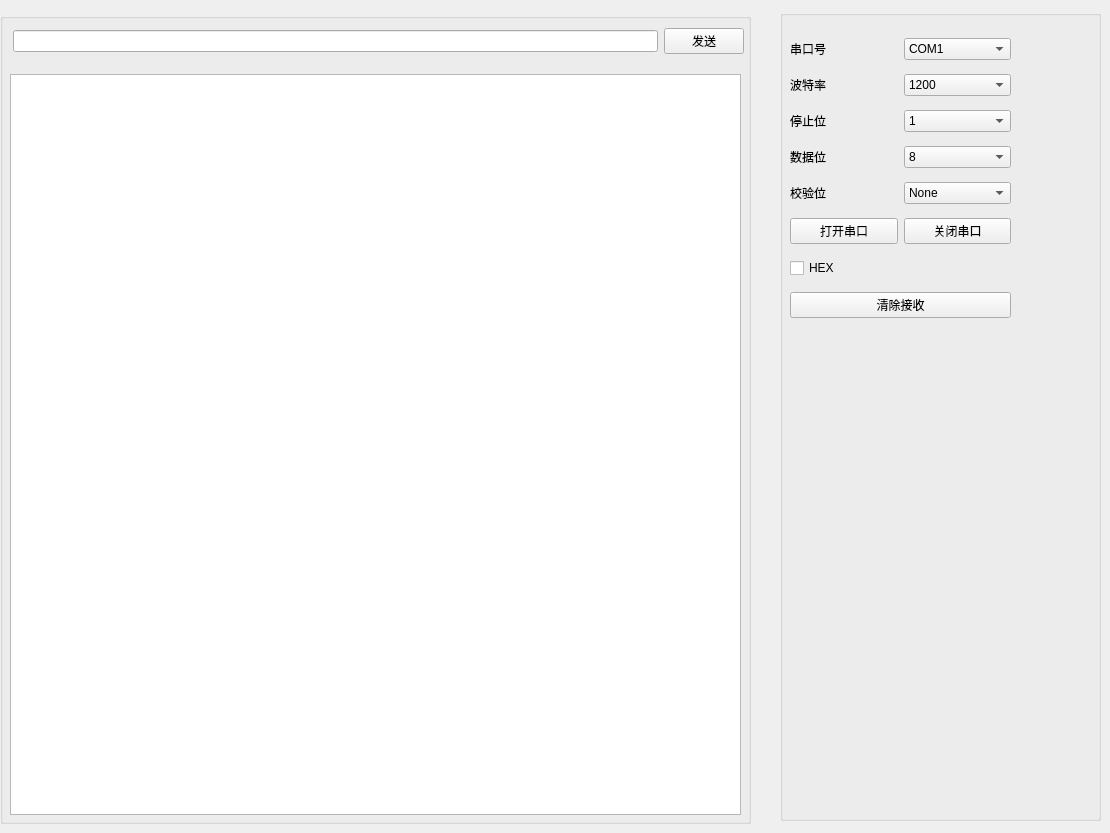
      <widget class="QWidget" name="EMGPort">
       <property name="whatsThis">
        <string/>
       </property>
       <property name="accessibleName">
        <string/>
       </property>
       <attribute name="title">
        <string>EMGPort</string>
       </attribute>
       <widget class="QGroupBox" name="groupBox_5">
        <property name="geometry">
         <rect>
          <x>780</x>
          <y>10</y>
          <width>321</width>
          <height>811</height>
         </rect>
        </property>
        <property name="title">
         <string/>
        </property>
        <widget class="QWidget" name="layoutWidget_6">
         <property name="geometry">
          <rect>
           <x>10</x>
           <y>20</y>
           <width>221</width>
           <height>301</height>
          </rect>
         </property>
         <layout class="QVBoxLayout" name="verticalLayout_13">
          <item>
           <layout class="QHBoxLayout" name="horizontalLayout_36">
            <item>
             <widget class="QLabel" name="serialPort_label_3">
              <property name="text">
               <string>串口号</string>
              </property>
             </widget>
            </item>
            <item>
             <widget class="QComboBox" name="emg_serialPort_comboBox">
              <property name="enabled">
               <bool>true</bool>
              </property>
              <item>
               <property name="text">
                <string>COM1</string>
               </property>
              </item>
              <item>
               <property name="text">
                <string>COM2</string>
               </property>
              </item>
              <item>
               <property name="text">
                <string>COM3</string>
               </property>
              </item>
              <item>
               <property name="text">
                <string>COM4</string>
               </property>
              </item>
              <item>
               <property name="text">
                <string>COM5</string>
               </property>
              </item>
              <item>
               <property name="text">
                <string>COM6</string>
               </property>
              </item>
              <item>
               <property name="text">
                <string>COM7</string>
               </property>
              </item>
              <item>
               <property name="text">
                <string>COM8</string>
               </property>
              </item>
              <item>
               <property name="text">
                <string>COM9</string>
               </property>
              </item>
              <item>
               <property name="text">
                <string>COM10</string>
               </property>
              </item>
              <item>
               <property name="text">
                <string>COM11</string>
               </property>
              </item>
              <item>
               <property name="text">
                <string>COM12</string>
               </property>
              </item>
             </widget>
            </item>
           </layout>
          </item>
          <item>
           <layout class="QHBoxLayout" name="horizontalLayout_37">
            <item>
             <widget class="QLabel" name="baud_label_3">
              <property name="text">
               <string>波特率</string>
              </property>
             </widget>
            </item>
            <item>
             <widget class="QComboBox" name="emg_baud_comboBox">
              <item>
               <property name="text">
                <string>1200</string>
               </property>
              </item>
              <item>
               <property name="text">
                <string>2400</string>
               </property>
              </item>
              <item>
               <property name="text">
                <string>4800</string>
               </property>
              </item>
              <item>
               <property name="text">
                <string>9600</string>
               </property>
              </item>
              <item>
               <property name="text">
                <string>19200</string>
               </property>
              </item>
              <item>
               <property name="text">
                <string>38400</string>
               </property>
              </item>
              <item>
               <property name="text">
                <string>57600</string>
               </property>
              </item>
              <item>
               <property name="text">
                <string>115200</string>
               </property>
              </item>
              <item>
               <property name="text">
                <string>921600</string>
               </property>
              </item>
             </widget>
            </item>
           </layout>
          </item>
          <item>
           <layout class="QHBoxLayout" name="horizontalLayout_38">
            <item>
             <widget class="QLabel" name="stopBit_label_3">
              <property name="text">
               <string>停止位</string>
              </property>
             </widget>
            </item>
            <item>
             <widget class="QComboBox" name="emg_stopBit_comboBox">
              <item>
               <property name="text">
                <string>1</string>
               </property>
              </item>
              <item>
               <property name="text">
                <string>1.5</string>
               </property>
              </item>
              <item>
               <property name="text">
                <string>2</string>
               </property>
              </item>
             </widget>
            </item>
           </layout>
          </item>
          <item>
           <layout class="QHBoxLayout" name="horizontalLayout_39">
            <item>
             <widget class="QLabel" name="dataBits_label_3">
              <property name="text">
               <string>数据位</string>
              </property>
             </widget>
            </item>
            <item>
             <widget class="QComboBox" name="emg_dataBits_comboBox">
              <item>
               <property name="text">
                <string>8</string>
               </property>
              </item>
              <item>
               <property name="text">
                <string>7</string>
               </property>
              </item>
              <item>
               <property name="text">
                <string>6</string>
               </property>
              </item>
              <item>
               <property name="text">
                <string>5</string>
               </property>
              </item>
             </widget>
            </item>
           </layout>
          </item>
          <item>
           <layout class="QHBoxLayout" name="horizontalLayout_40">
            <item>
             <widget class="QLabel" name="verify_label_3">
              <property name="text">
               <string>校验位</string>
              </property>
             </widget>
            </item>
            <item>
             <widget class="QComboBox" name="emg_verify_comboBox">
              <item>
               <property name="text">
                <string>None</string>
               </property>
              </item>
              <item>
               <property name="text">
                <string>Odd</string>
               </property>
              </item>
              <item>
               <property name="text">
                <string>Even</string>
               </property>
              </item>
             </widget>
            </item>
           </layout>
          </item>
          <item>
           <layout class="QHBoxLayout" name="horizontalLayout_41">
            <item>
             <widget class="QPushButton" name="emg_start_serialPort_button">
              <property name="text">
               <string>打开串口</string>
              </property>
             </widget>
            </item>
            <item>
             <widget class="QPushButton" name="emg_stop_serialPort_button">
              <property name="text">
               <string>关闭串口</string>
              </property>
             </widget>
            </item>
           </layout>
          </item>
          <item>
           <widget class="QCheckBox" name="emg_hex_checkBox">
            <property name="text">
             <string>HEX</string>
            </property>
           </widget>
          </item>
          <item>
           <widget class="QPushButton" name="emg_clear_button">
            <property name="text">
             <string>清除接收</string>
            </property>
           </widget>
          </item>
         </layout>
        </widget>
       </widget>
       <widget class="QGroupBox" name="groupBox_6">
        <property name="geometry">
         <rect>
          <x>0</x>
          <y>13</y>
          <width>751</width>
          <height>811</height>
         </rect>
        </property>
        <property name="title">
         <string/>
        </property>
        <widget class="QTextBrowser" name="emg_receiveWindow">
         <property name="geometry">
          <rect>
           <x>10</x>
           <y>61</y>
           <width>731</width>
           <height>741</height>
          </rect>
         </property>
        </widget>
        <widget class="QWidget" name="layoutWidget_7">
         <property name="geometry">
          <rect>
           <x>13</x>
           <y>13</y>
           <width>731</width>
           <height>31</height>
          </rect>
         </property>
         <layout class="QHBoxLayout" name="horizontalLayout_42">
          <item>
           <widget class="QLineEdit" name="emg_sendWindow"/>
          </item>
          <item>
           <widget class="QPushButton" name="emg_serialSend_button">
            <property name="text">
             <string>发送</string>
            </property>
           </widget>
          </item>
         </layout>
        </widget>
       </widget>
      </widget>
